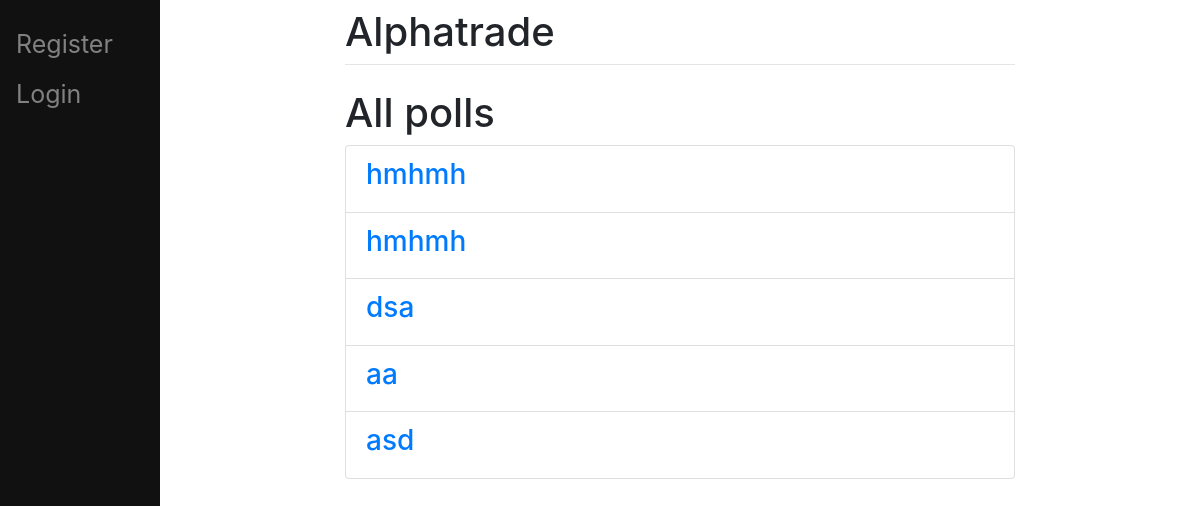
/view/, run on an earlier commit of the app's database.
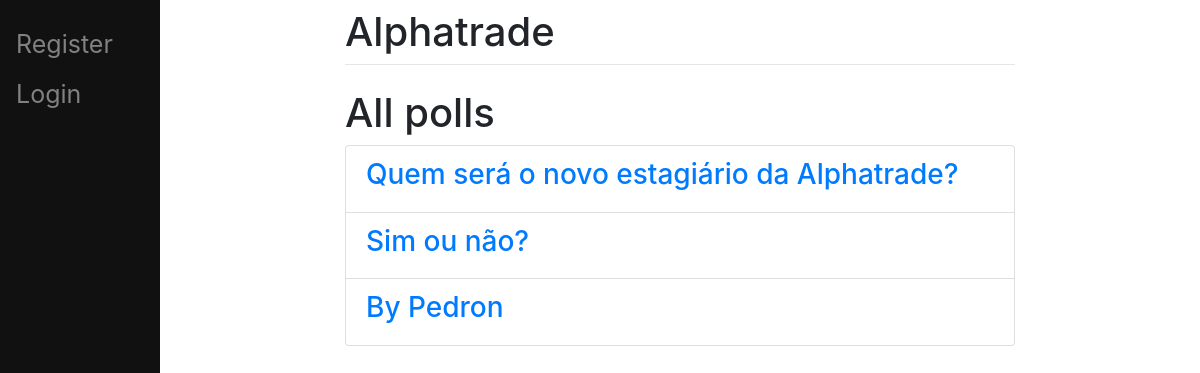
And on a later commit of the database.
### main/models.py (models this page shows, shortened)
class Question(models.Model):
    user = models.ForeignKey(User, on_delete=models.CASCADE, related_name="question", null=True)
    question_text = models.CharField(max_length=200)

### main/views.py (the view)
# urls.py: path("view/", views.view, name="view"),
def view(request):
    question = Question.objects.all()
    return render(request, "main/view.html", {"question":question})

### main/templates/main/view.html (shortened to what this page needs)
{% extends 'main/base.html' %}
{% block content %}
<h1>All polls</h1>
    <ul class="list-group">
    {% for names in question %}
        <li class="list-group-item"><a href="/{{names.id}}"><h3>{{names.question_text}}</h3></a></li>
    {% endfor %}
    </ul>
{% endblock %}

What changed in the data, as far as the page shows it:
removed Question: question_text "hmhmh"
removed Question: question_text "hmhmh"
removed Question: question_text "dsa"
removed Question: question_text "aa"
removed Question: question_text "asd"
added Question: question_text "Quem será o novo estagiário da Alphatrade?"
added Question: question_text "Sim ou não?"
added Question: question_text "By Pedron"
